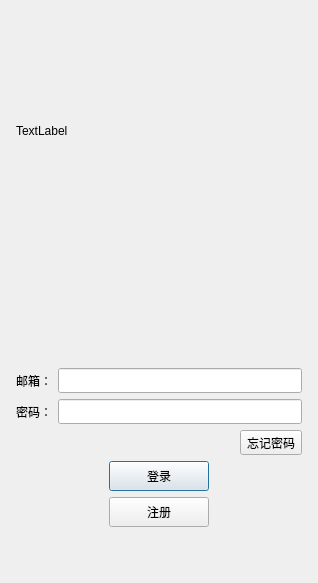
<?xml version="1.0" encoding="UTF-8"?>
<ui version="4.0">
 <class>LoginDialog</class>
 <widget class="QDialog" name="LoginDialog">
  <property name="geometry">
   <rect>
    <x>0</x>
    <y>0</y>
    <width>318</width>
    <height>583</height>
   </rect>
  </property>
  <property name="minimumSize">
   <size>
    <width>0</width>
    <height>0</height>
   </size>
  </property>
  <property name="maximumSize">
   <size>
    <width>16777215</width>
    <height>16777215</height>
   </size>
  </property>
  <property name="windowTitle">
   <string>Dialog</string>
  </property>
  <property name="windowIcon">
   <iconset>
    <normaloff>:/res/login_256x256.ico</normaloff>:/res/login_256x256.ico</iconset>
  </property>
  <layout class="QVBoxLayout" name="verticalLayout_2">
   <item>
    <layout class="QVBoxLayout" name="verticalLayout">
     <property name="leftMargin">
      <number>5</number>
     </property>
     <property name="topMargin">
      <number>5</number>
     </property>
     <property name="rightMargin">
      <number>5</number>
     </property>
     <property name="bottomMargin">
      <number>5</number>
     </property>
     <item>
      <spacer name="verticalSpacer">
       <property name="orientation">
        <enum>Qt::Orientation::Vertical</enum>
       </property>
       <property name="sizeType">
        <enum>QSizePolicy::Policy::Preferred</enum>
       </property>
       <property name="sizeHint" stdset="0">
        <size>
         <width>20</width>
         <height>40</height>
        </size>
       </property>
      </spacer>
     </item>
     <item>
      <widget class="QLabel" name="err_tip">
       <property name="text">
        <string>TextLabel</string>
       </property>
      </widget>
     </item>
     <item>
      <layout class="QVBoxLayout" name="verticalLayout_3">
       <property name="topMargin">
        <number>0</number>
       </property>
       <item>
        <widget class="QLabel" name="loginpng">
         <property name="minimumSize">
          <size>
           <width>0</width>
           <height>0</height>
          </size>
         </property>
         <property name="text">
          <string/>
         </property>
         <property name="textFormat">
          <enum>Qt::TextFormat::AutoText</enum>
         </property>
         <property name="alignment">
          <set>Qt::AlignmentFlag::AlignCenter</set>
         </property>
        </widget>
       </item>
      </layout>
     </item>
     <item>
      <layout class="QHBoxLayout" name="horizontalLayout">
       <item>
        <widget class="QLabel" name="user_label">
         <property name="minimumSize">
          <size>
           <width>0</width>
           <height>25</height>
          </size>
         </property>
         <property name="maximumSize">
          <size>
           <width>16777215</width>
           <height>25</height>
          </size>
         </property>
         <property name="text">
          <string>邮箱：</string>
         </property>
        </widget>
       </item>
       <item>
        <widget class="QLineEdit" name="user_edit">
         <property name="minimumSize">
          <size>
           <width>0</width>
           <height>25</height>
          </size>
         </property>
         <property name="maximumSize">
          <size>
           <width>16777215</width>
           <height>25</height>
          </size>
         </property>
        </widget>
       </item>
      </layout>
     </item>
     <item>
      <layout class="QHBoxLayout" name="horizontalLayout_2">
       <item>
        <widget class="QLabel" name="pass_label">
         <property name="minimumSize">
          <size>
           <width>0</width>
           <height>25</height>
          </size>
         </property>
         <property name="maximumSize">
          <size>
           <width>16777215</width>
           <height>25</height>
          </size>
         </property>
         <property name="text">
          <string>密码：</string>
         </property>
        </widget>
       </item>
       <item>
        <widget class="QLineEdit" name="pass_edit">
         <property name="minimumSize">
          <size>
           <width>0</width>
           <height>25</height>
          </size>
         </property>
         <property name="maximumSize">
          <size>
           <width>16777215</width>
           <height>25</height>
          </size>
         </property>
        </widget>
       </item>
      </layout>
     </item>
     <item>
      <layout class="QHBoxLayout" name="horizontalLayout_3">
       <item>
        <spacer name="horizontalSpacer">
         <property name="orientation">
          <enum>Qt::Orientation::Horizontal</enum>
         </property>
         <property name="sizeHint" stdset="0">
          <size>
           <width>40</width>
           <height>20</height>
          </size>
         </property>
        </spacer>
       </item>
       <item>
        <widget class="QToolButton" name="forget_button">
         <property name="text">
          <string>忘记密码</string>
         </property>
        </widget>
       </item>
      </layout>
     </item>
     <item>
      <layout class="QHBoxLayout" name="horizontalLayout_4">
       <item>
        <spacer name="horizontalSpacer_2">
         <property name="orientation">
          <enum>Qt::Orientation::Horizontal</enum>
         </property>
         <property name="sizeHint" stdset="0">
          <size>
           <width>40</width>
           <height>20</height>
          </size>
         </property>
        </spacer>
       </item>
       <item>
        <widget class="QPushButton" name="login_btn">
         <property name="minimumSize">
          <size>
           <width>100</width>
           <height>30</height>
          </size>
         </property>
         <property name="text">
          <string>登录</string>
         </property>
        </widget>
       </item>
       <item>
        <spacer name="horizontalSpacer_3">
         <property name="orientation">
          <enum>Qt::Orientation::Horizontal</enum>
         </property>
         <property name="sizeHint" stdset="0">
          <size>
           <width>40</width>
           <height>20</height>
          </size>
         </property>
        </spacer>
       </item>
      </layout>
     </item>
     <item>
      <layout class="QHBoxLayout" name="horizontalLayout_5">
       <item>
        <spacer name="horizontalSpacer_4">
         <property name="orientation">
          <enum>Qt::Orientation::Horizontal</enum>
         </property>
         <property name="sizeHint" stdset="0">
          <size>
           <width>40</width>
           <height>20</height>
          </size>
         </property>
        </spacer>
       </item>
       <item>
        <widget class="QPushButton" name="reg_btn">
         <property name="minimumSize">
          <size>
           <width>100</width>
           <height>30</height>
          </size>
         </property>
         <property name="text">
          <string>注册</string>
         </property>
        </widget>
       </item>
       <item>
        <spacer name="horizontalSpacer_5">
         <property name="orientation">
          <enum>Qt::Orientation::Horizontal</enum>
         </property>
         <property name="sizeHint" stdset="0">
          <size>
           <width>40</width>
           <height>20</height>
          </size>
         </property>
        </spacer>
       </item>
      </layout>
     </item>
     <item>
      <spacer name="verticalSpacer_2">
       <property name="orientation">
        <enum>Qt::Orientation::Vertical</enum>
       </property>
       <property name="sizeType">
        <enum>QSizePolicy::Policy::Preferred</enum>
       </property>
       <property name="sizeHint" stdset="0">
        <size>
         <width>20</width>
         <height>40</height>
        </size>
       </property>
      </spacer>
     </item>
    </layout>
   </item>
  </layout>
 </widget>
 <tabstops>
  <tabstop>user_edit</tabstop>
 </tabstops>
 <resources>
  <include location="res.qrc"/>
  <include location="res.qrc"/>
 </resources>
 <connections/>
</ui>
